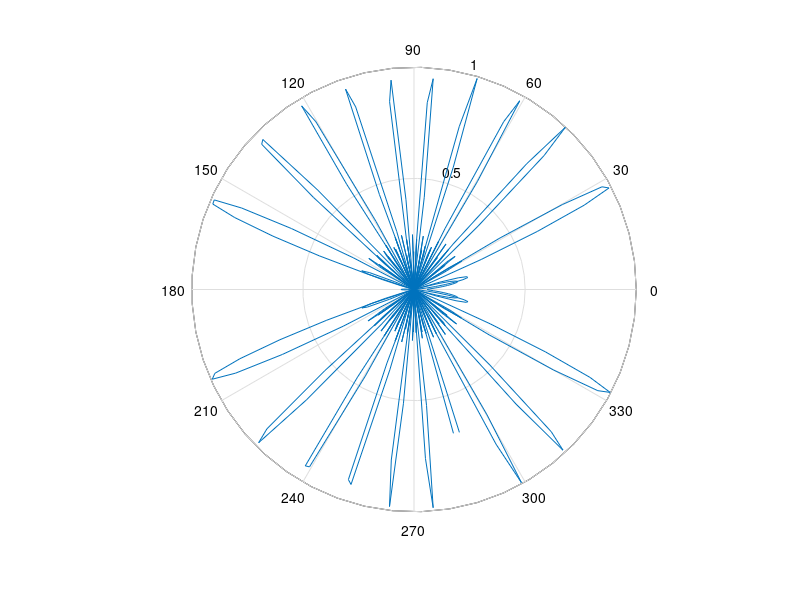

Here is the MATLAB script that generated this plot:
clc;clear all;close all;N=input('Enter the value of number of elements N=');d=input('Enter the value of spacing(d)=');thetamax=input('Enter the value of thetha in max direction=');thetha=0:0.02:2*pi;beta=-2*pi*d*cos(thetamax);si=2*pi*d*cos(thetha)+beta;AF=(sin(N.*si./2)./(N.*sin(si./2)));polar(thetha,AF);